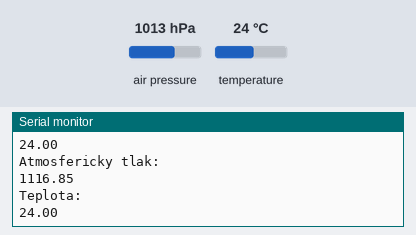
Bench run of a sketch on a simulated Arduino Uno, built with avr-gcc and run on an emulated ATmega328P. On the bench: the last lines printed to the serial monitor. Inputs (shaded band) come from the test bench; at power-on: air pressure 1013 hPa, temperature 24 °C.

Above: at 5.8 s.
5.9 s: air pressure set to 952 hPa
At 10.7 s:
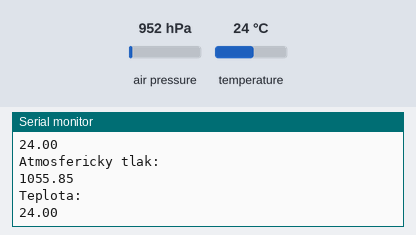
11.9 s: temperature set to 12 °C
At 15.9 s:
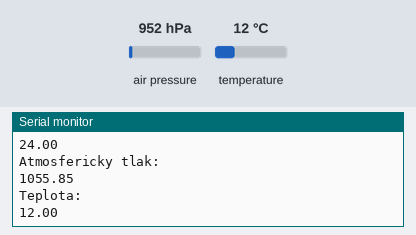
17.9 s: air pressure set to 975 hPa
At 21.0 s:
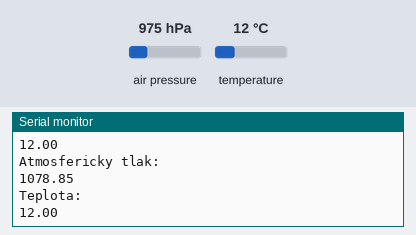
Timing chart, 0 to 22.5 s (numbered marks = the images above; inputs shaded):
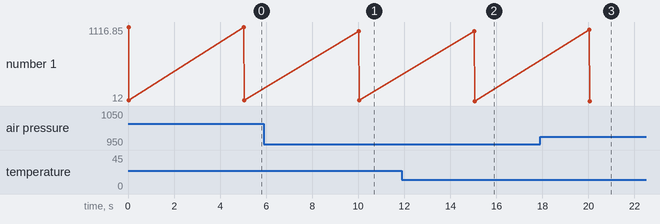

The sketch:

bmp-read.ino
```cpp
//Autor: Martin Chlebovec alias: martinius96
//Podpora: https://www.paypal.me/Chlebovec
//Osobný web: https://arduino.php5.sk
//Email kontakt: martinius96@gmail.com
//Facebook ID kontakt: 100001242570317
//Používajte v súhlade s licenciou!
#include "Adafruit_BMP280.h"         //bmp280 kniznica s upravou na 0x76 adresu
Adafruit_BMP280 bmp; //inicializacia BMP senzora
void setup() {
  bmp.begin();        //start snimaca BMP
  Serial.begin(9600);    //SPUSTENIE SERIOVEJ LINKY --UART-- NA CITACIU RYCHLOST 9600
}
void loop() {

    Serial.println("Atmosfericky tlak: ");
    Serial.println((bmp.readPressure() / 100) + 103.855);
//103.855 je konštanta pre 862mnm. Pre správnu konštantu urobte prevod vaša nadmorská výška/8,3. Túto konštantu pripočítajte k meraniu.
//spoľahlivé do výšky 1000mnm.
    Serial.println("Teplota: ");
    Serial.println(bmp.readTemperature());


  delay(5000); //5 SEKUND PAUZA
}
```

Measured:
- after the input at 5.9 s, the serial monitor: prints a new line after 4.1 s (image 1)
- after the input at 11.9 s, the serial monitor: prints a new line after 3.2 s (image 2)
- after the input at 17.9 s, the serial monitor: prints a new line after 2.1 s (image 3)
- plotted number 1: 24 → 12 after the input at 11.9 s
